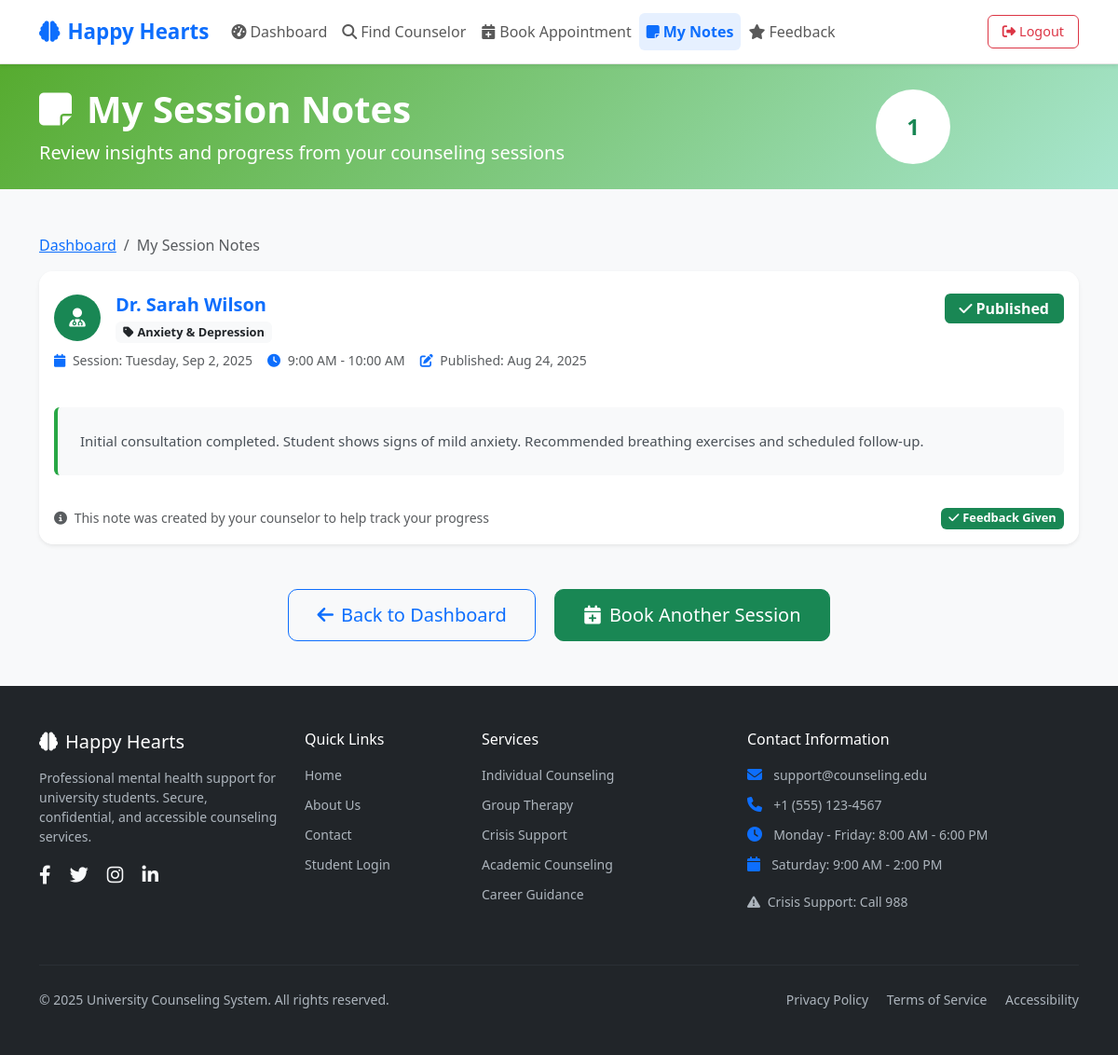
The page /student/my_notes.php (signed in) on the database its author committed.
### tables this page shows
CREATE TABLE `notes` (
  `id` bigint NOT NULL AUTO_INCREMENT,
  `session_id` bigint NOT NULL,
  `counselor_id` bigint NOT NULL,
  `content` text NOT NULL,
  `visibility` enum('PRIVATE','PUBLISHED') DEFAULT 'PRIVATE',
  `created_at` timestamp NULL DEFAULT CURRENT_TIMESTAMP,
  PRIMARY KEY (`id`),
  KEY `session_id` (`session_id`),
  KEY `counselor_id` (`counselor_id`),
  CONSTRAINT `notes_ibfk_1` FOREIGN KEY (`session_id`) REFERENCES `sessions` (`id`),
  CONSTRAINT `notes_ibfk_2` FOREIGN KEY (`counselor_id`) REFERENCES `users` (`id`)
);

CREATE TABLE `users` (
  `id` bigint NOT NULL AUTO_INCREMENT,
  `role` enum('STUDENT','COUNSELOR','ADMIN') NOT NULL,
  `name` varchar(150) NOT NULL,
  `email` varchar(150) NOT NULL,
  `password_hash` varchar(255) NOT NULL,
  `phone` varchar(20) DEFAULT NULL,
  `created_at` timestamp NULL DEFAULT CURRENT_TIMESTAMP,
  PRIMARY KEY (`id`),
  UNIQUE KEY `email` (`email`)
);

CREATE TABLE `counselor_profiles` (
  `user_id` bigint NOT NULL,
  `specialty` varchar(150) DEFAULT NULL,
  `meeting_mode` enum('IN_PERSON','VIDEO','PHONE') DEFAULT NULL,
  `bio` text,
  `location` varchar(150) DEFAULT NULL,
  PRIMARY KEY (`user_id`),
  CONSTRAINT `counselor_profiles_ibfk_1` FOREIGN KEY (`user_id`) REFERENCES `users` (`id`) ON DELETE CASCADE
);

CREATE TABLE `appointments` (
  `id` bigint NOT NULL AUTO_INCREMENT,
  `student_id` bigint NOT NULL,
  `counselor_id` bigint NOT NULL,
  `start_time` datetime NOT NULL,
  `end_time` datetime NOT NULL,
  `status` enum('PENDING','APPROVED','DECLINED','CANCELLED','COMPLETED') DEFAULT 'PENDING',
  `message` text,
  `created_at` timestamp NULL DEFAULT CURRENT_TIMESTAMP,
  `updated_at` timestamp NULL DEFAULT NULL,
  PRIMARY KEY (`id`),
  KEY `counselor_id` (`counselor_id`,`start_time`),
  KEY `student_id` (`student_id`,`start_time`),
  CONSTRAINT `appointments_ibfk_1` FOREIGN KEY (`student_id`) REFERENCES `users` (`id`),
  CONSTRAINT `appointments_ibfk_2` FOREIGN KEY (`counselor_id`) REFERENCES `users` (`id`)
);

### student/my_notes.php (the view, shortened to what this page needs)
<?php
require_once '../config/db.php';
$stmt = $pdo->prepare("
    SELECT n.*, s.id as session_id, u.name as counselor_name,
           a.start_time, a.end_time, cp.specialty
    FROM notes n
    JOIN sessions s ON n.session_id = s.id
    JOIN appointments a ON s.appointment_id = a.id
    JOIN users u ON n.counselor_id = u.id
    LEFT JOIN counselor_profiles cp ON u.id = cp.user_id
    WHERE a.student_id = ? AND n.visibility = 'PUBLISHED'
    ORDER BY n.created_at DESC
");
$stmt->execute([$_SESSION['user_id']]);
$notes = $stmt->fetchAll();
?>
<!DOCTYPE html>
<html lang="en">
<head>
    <link href="https://cdn.jsdelivr.net/npm/bootstrap@5.3.0/dist/css/bootstrap.min.css" rel="stylesheet">
    <link href="https://cdnjs.cloudflare.com/ajax/libs/font-awesome/6.4.0/css/all.min.css" rel="stylesheet">
    <link href="../assets/css/app.css" rel="stylesheet">
</head>
<body class="bg-light">
    <?php include 'includes/header.php'; ?>
    <div class="bg-gradient-success text-white py-4">
        <div class="container">
            <div class="row align-items-center">
                <div class="col-lg-8">
                    <h1 class="display-6 fw-bold mb-2">
                        <i class="fas fa-sticky-note me-3"></i>My Session Notes
                    </h1>
                    <p class="lead mb-0">Review insights and progress from your counseling sessions</p>
                </div>
                <div class="col-lg-4 text-center">
                    <div class="bg-white bg-opacity-20 rounded-circle d-inline-flex align-items-center justify-content-center" style="width: 80px; height: 80px;">
                        <span class="badge bg-white text-success fs-4 px-3 py-2"><?= count($notes) ?></span>
                    </div>
                </div>
            </div>
        </div>
    </div>
    <div class="container py-5">
        <div class="row">
            <div class="col-12">
                <nav aria-label="breadcrumb">
                    <ol class="breadcrumb">
                        <li class="breadcrumb-item"><a href="dashboard.php">Dashboard</a></li>
                        <li class="breadcrumb-item active">My Session Notes</li>
                    </ol>
                </nav>
            </div>
        </div>
        <div class="row">
            <div class="col-12">
                <?php if (empty($notes)): ?>
                    <div class="card border-0 shadow-sm">
                        <div class="card-body text-center py-5">
                            <div class="mb-4">
                                <i class="fas fa-file-medical-alt text-muted" style="font-size: 4rem;"></i>
                            </div>
                            <h4 class="text-muted fw-bold mb-3">No Session Notes Available Yet</h4>
                            <p class="text-muted mb-4">Session notes will appear here after your counselor publishes them following completed sessions. These notes help track your progress and provide valuable insights from your sessions.</p>
                            <div class="d-flex justify-content-center gap-3">
                                <a href="find_counselor.php" class="btn btn-success btn-lg">
                                    <i class="fas fa-calendar-plus me-2"></i>Book Your First Session
                                </a>
                                <a href="dashboard.php" class="btn btn-outline-primary btn-lg">
                                    <i class="fas fa-arrow-left me-2"></i>Back to Dashboard
                                </a>
                            </div>
                        </div>
                    </div>
                <?php else: ?>
                    <div class="row g-4">
                        <?php foreach ($notes as $index => $note): ?>
                            <div class="col-12">
                                <div class="card border-0 shadow-sm hover-lift">
                                    <div class="card-header bg-white border-0 py-4">
                                        <div class="d-flex justify-content-between align-items-start">
                                            <div class="flex-grow-1">
                                                <div class="d-flex align-items-center mb-2">
                                                    <div class="bg-success text-white rounded-circle d-flex align-items-center justify-content-center me-3" style="width: 50px; height: 50px;">
                                                        <i class="fas fa-user-md fs-5"></i>
                                                    </div>
                                                    <div>
                                                        <h5 class="mb-1 fw-bold text-primary">
                                                            <?= htmlspecialchars($note['counselor_name']) ?>
                                                        </h5>
                                                        <?php if ($note['specialty']): ?>
                                                            <span class="badge bg-light text-dark">
                                                                <i class="fas fa-tag me-1"></i><?= htmlspecialchars($note['specialty']) ?>
                                                            </span>
                                                        <?php endif; ?>
                                                    </div>
                                                </div>
                                                <div class="d-flex flex-wrap align-items-center text-muted small gap-3">
                                                    <span>
                                                        <i class="fas fa-calendar me-1 text-primary"></i>
                                                        Session: <?= date('l, M j, Y', strtotime($note['start_time'])) ?>
                                                    </span>
                                                    <span>
                                                        <i class="fas fa-clock me-1 text-primary"></i>
                                                        <?= date('g:i A', strtotime($note['start_time'])) ?> - <?= date('g:i A', strtotime($note['end_time'])) ?>
                                                    </span>
                                                    <span>
                                                        <i class="fas fa-edit me-1 text-primary"></i>
                                                        Published: <?= date('M j, Y', strtotime($note['created_at'])) ?>
                                                    </span>
                                                </div>
                                            </div>
                                            <div class="text-end">
                                                <span class="badge bg-success fs-6 px-3 py-2">
                                                    <i class="fas fa-check me-1"></i>Published
                                                </span>
                                            </div>
                                        </div>
                                    </div>
                                    <div class="card-body">
                                        <div class="note-content bg-light rounded p-4">
                                            <?= nl2br(htmlspecialchars($note['content'])) ?>
                                        </div>
                                    </div>
                                    <div class="card-footer bg-white border-0 py-3">
                                        <div class="d-flex justify-content-between align-items-center">
                                            <small class="text-muted">
                                                <i class="fas fa-info-circle me-1"></i>
                                                This note was created by your counselor to help track your progress
                                            </small>
                                            <div>
                                                <?php
                                                $feedback_stmt = $pdo->prepare("SELECT id FROM feedback WHERE student_id = ? AND session_id = ?");
                                                $feedback_stmt->execute([$_SESSION['user_id'], $note['session_id']]);
                                                $has_feedback = $feedback_stmt->fetch();
                                                ?>
                                                <?php if (!$has_feedback): ?>
                                                    <a href="feedback.php?session_id=<?= $note['session_id'] ?>" class="btn btn-sm btn-outline-warning">
                                                        <i class="fas fa-star me-1"></i>Leave Feedback
                                                    </a>
                                                <?php else: ?>
                                                    <span class="badge bg-success">
                                                        <i class="fas fa-check me-1"></i>Feedback Given
                                                    </span>
                                                <?php endif; ?>
                                            </div>
                                        </div>
                                    </div>
                                </div>
                            </div>
                        <?php endforeach; ?>
                    </div>
                    <div class="text-center mt-5">
                        <a href="dashboard.php" class="btn btn-outline-primary btn-lg me-3">
                            <i class="fas fa-arrow-left me-2"></i>Back to Dashboard
                        </a>
                        <a href="find_counselor.php" class="btn btn-success btn-lg">
                            <i class="fas fa-calendar-plus me-2"></i>Book Another Session
                        </a>
                    </div>
                <?php endif; ?>
            </div>
        </div>
    </div>
    <?php include '../includes/footer.php'; ?>
</body>
</html>

### student/my_notes.php (style rules this page uses)
.bg-gradient-success { background: linear-gradient(135deg, #56ab2f 0%, #a8e6cf 100%); }
.hover-lift { transition: transform 0.2s ease-in-out, box-shadow 0.2s ease-in-out; }
.note-content { line-height: 1.7; font-size: 15px; color: #495057; border-left: 4px solid #28a745; }
.card { border-radius: 15px; overflow: hidden; }
.badge { font-size: 0.8em; }
.btn-lg { border-radius: 10px; padding: 12px 30px; }

### rows shown on the page
notes: counselor.name "Dr. Sarah Wilson", counselor_profiles.specialty "Anxiety & Depression", appointments.start_time "Tuesday, Sep 2, 2025", appointments.start_time "9:00 AM", appointments.end_time "10:00 AM", created_at "Aug 24, 2025", content "Initial consultation completed. Student shows signs of mild anxiety. Recommended breathing exercises and scheduled follow-up."

### other values the page prints
count($notes) "1"
